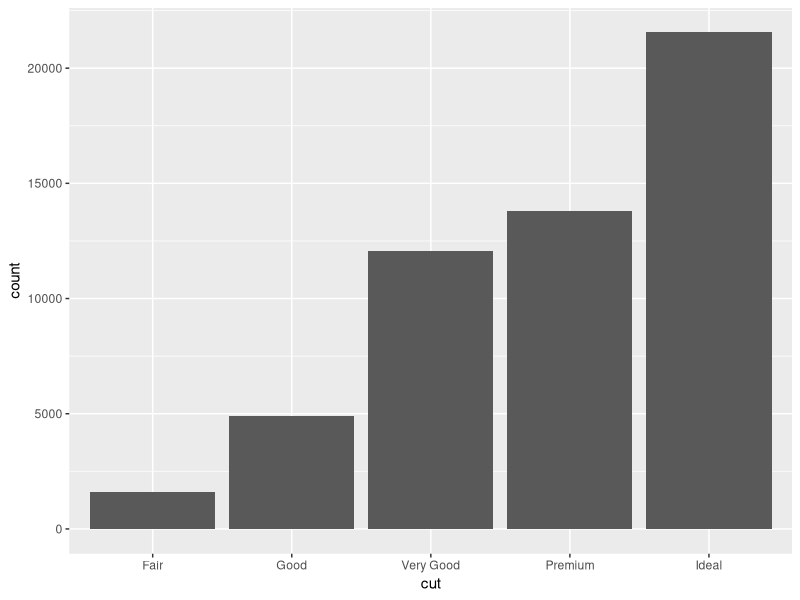
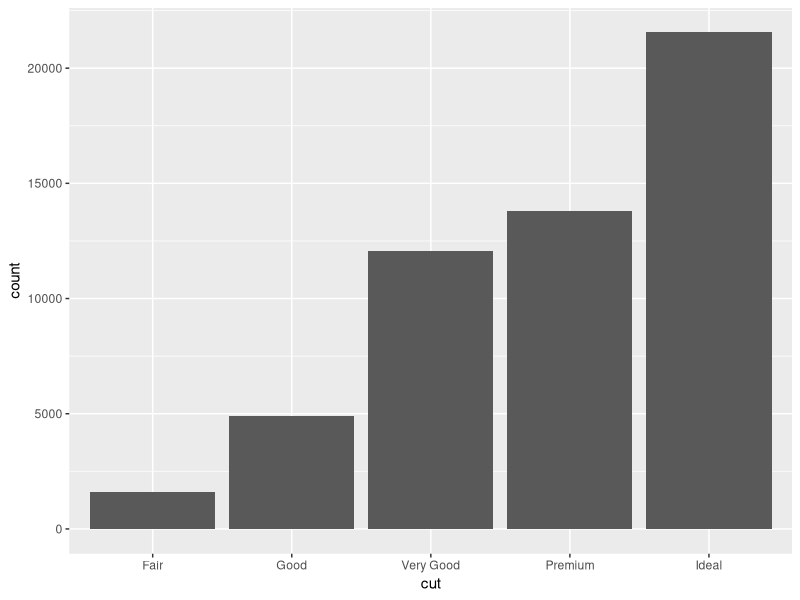
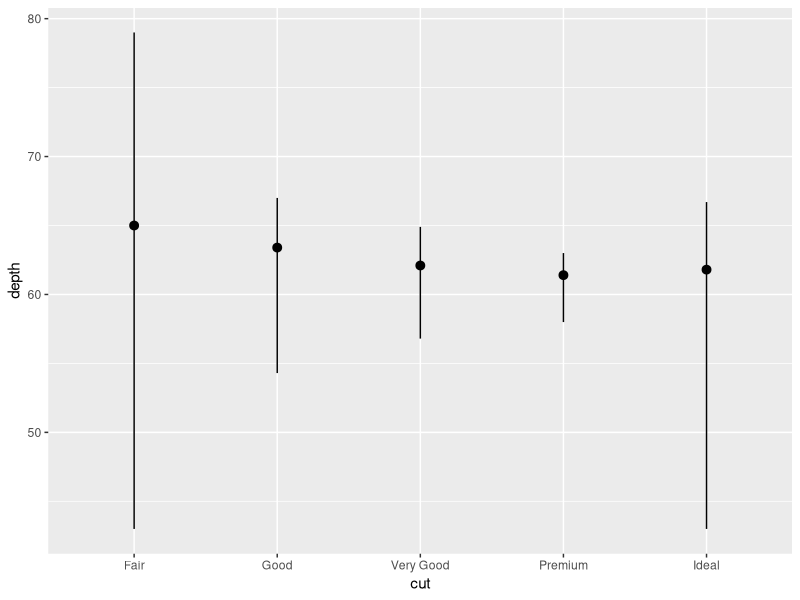
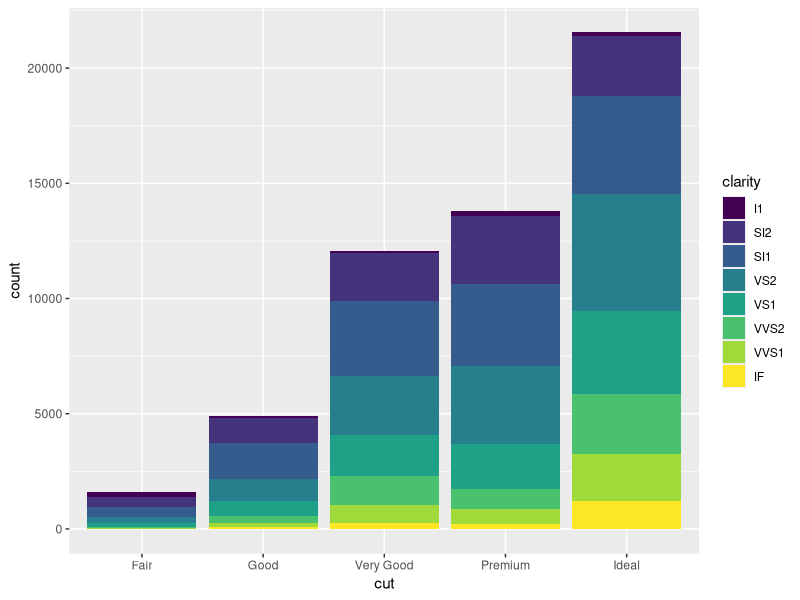
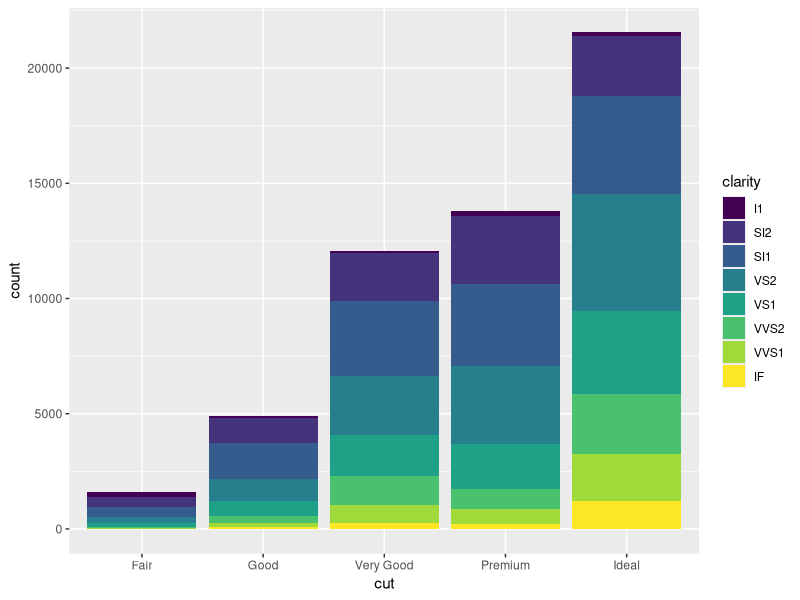
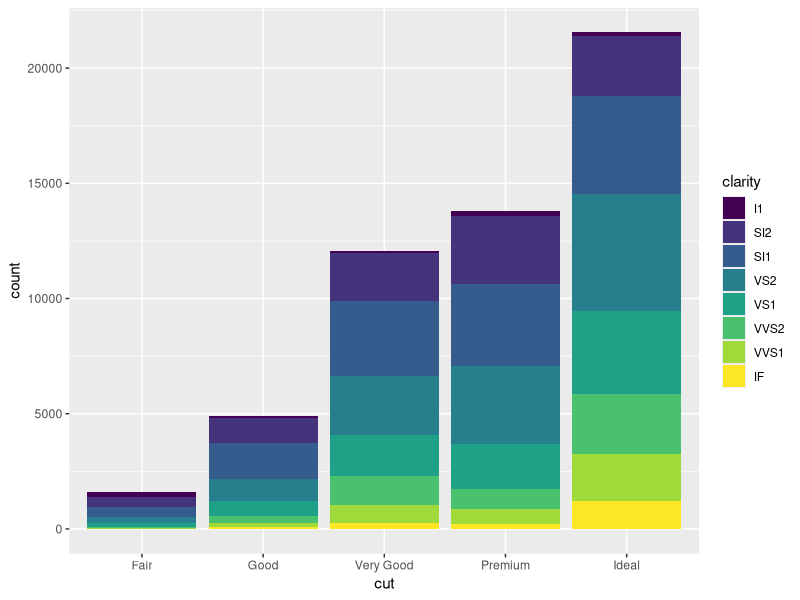
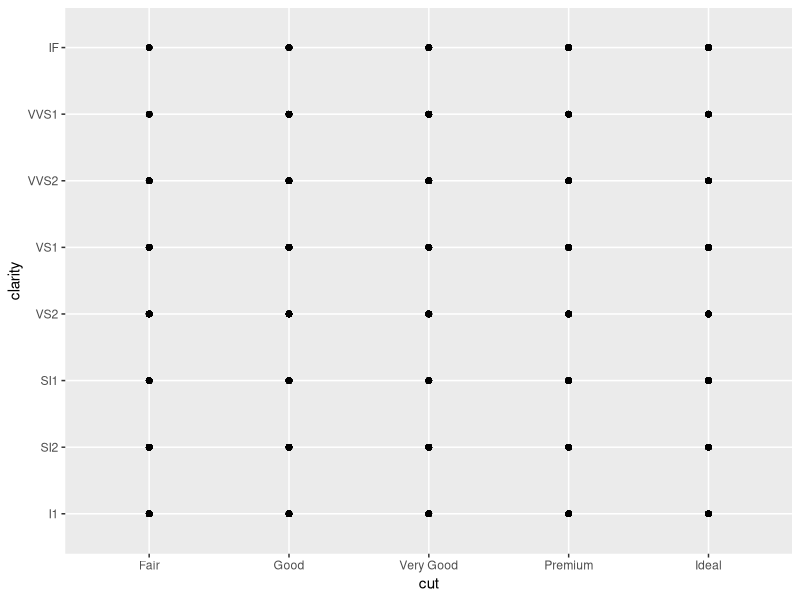
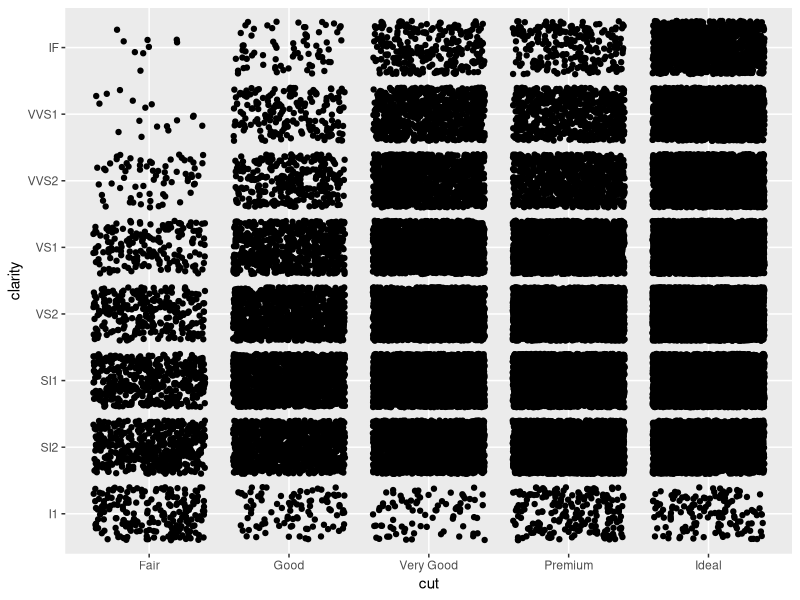

These figures' R source, in order: (Note: this script raises an error after producing the figures.)
# Exercise 2: advanced ggplot2 practice

# Install and load the `ggplot2` package
#install.packages('ggplot2')
library(ggplot2)

# For this exercise you will again be working with the `diamonds` data set.
# Use `?diamonds` to review details about this data set
?diamonds

## Statistical Transformations

# Draw a bar chart of the diamonds data, organized by cut
# Each bar's height is based on the "count" (number) of diamonds with that cut
ggplot(data = diamonds) +
  geom_bar(mapping = aes(x = cut))

# Use the `stat_count` to apply the statistical transformation "count" to the 
# diamonds by cut. You do not need a separate geometry layer!
ggplot(data = diamonds) +
  stat_count(mapping = aes(x = cut))

# Use the `stat_summary` function to draw a chart with a summary layer.
# Map the x-position to diamond `cut`, and the y-position to diamond `depth`
# Bonus: use `min` as the function ymin, `max` as the function ymax, and `median` 
# as the function y
ggplot(data = diamonds) +
  stat_summary(mapping = aes(x = cut, y = depth), fun.ymin = min, fun.ymax = max,
                                                  fun.y = median)


## Position Adjustments

# Draw a bar chart of diamonds organized by cut, with each bar filled by clarity.
# You should see a _stacked_ bar chart.
ggplot(data = diamonds) +
  geom_bar(mapping = aes(x = cut, fill = clarity))

# Draw the same chart again, but with each element positioned to "fill" the y axis
ggplot(data = diamonds) +
  geom_bar(mapping = aes(x = cut, fill = clarity, position = "fill"))

# Draw the same chart again, but with each element positioned to "dodge" each other
ggplot(data = diamonds) +
  geom_bar(mapping = aes(x = cut, fill = clarity, position = "dodge"))

# Draw a plot with point geometry with the x-position mapped to `cut` and the 
# y-position mapped to `clarity`
# This creates a "grid" grouping the points
ggplot(data = diamonds) +
  geom_point(mapping = aes(x = cut, y = clarity))

# Use the "jitter" position adjustment to keep the points from all overlapping!
# (This works a little better with a sample of diamond data, such as from the 
# previous exercise).
ggplot(data = diamonds) +
  geom_point(mapping = aes(x = cut, y = clarity), position = "jitter")


## Scales

# Draw a "boxplot" (with `geom_boxplot`) for the diamond's price (y) by color (x)
ggplot(data = diamonds) +
  geom_boxplot(mapping = aes(x = color, y = price))

# This has a lot of outliers, making it harder to read. To fix this, draw the 
# same plot but with a _logarithmic_ scale for the y axis.
ggplot(data = diamonds) +
  geom_boxplot(mapping = aes(x = color, y = price)) +
  scale_y_log10()

# For another version, draw the same plot but with `violin` geometry instead of 
# `boxplot` geometry!
# How does the logarithmic scale change the data presentation?
ggplot(data = diamonds) +
  geom_violin(mapping = aes(x = color, y = price)) +
  scale_y_log10()

# Another interesting plot: draw a plot of the diamonds price (y) by carat (x), 
# using a heatmap of 2d bins (geom_bin2d)
# What happens when you make the x and y channels scale logarithmically?
ggplot(data = diamonds) +
  geom_bin2d(mapping = aes(x = carat, y = price))

ggplot(data = diamonds) +
  geom_bin2d(mapping = aes(x = carat, y = price)) + 
  scale_x_log10() +
  scale_y_log10()


# Draw a scatter plot for the diamonds price (y) by carat (x). Color each point
# by the clarity (Remember, this will take a while. Use a sample of the diamonds 
# for faster results)
diamonds_sample <- sample_n(diamonds, 1000)
ggplot(data = diamonds_sample) + 
  geom_point(mapping = aes(x = carat, y = price, color = clarity))

# Change the color of the previous plot using a ColorBrewer scale of your choice. 
# What looks nice?
ggplot(data = diamonds_sample) + 
  geom_point(mapping = aes(x = carat, y = price, color = clarity)) +
  scale_color_brewer(palette = "Set1")


## Coordinate Systems

# Draw a bar chart with x-position and fill color BOTH mapped to cut
# For best results, SET the `width` of the geometry to be 1 (fill plot, no space
# between)
# TIP: You can save the plot to a variable for easier modifications
ggplot(data = diamonds) +
  geom_bar(mapping = aes(x = cut, fill = cut), width = 1)

# Draw the same chart, but with the coordinate system flipped
ggplot(data = diamonds) +
  geom_bar(mapping = aes(x = cut, fill = cut), width = 1) +
  coord_flip()

# Draw the same chart, but in a polar coordinate system. It's a Coxcomb chart!
ggplot(data = diamonds) +
  geom_bar(mapping = aes(x = cut, fill = cut), width = 1) +
  coord_polar()


## Facets

# Take the scatter plot of price by carat data (colored by clarity) and add 
# _facets_ based on the diamond's `color`
ggplot(data = diamonds) +
  geom_point(mapping = aes(x = carat, y = price, color = clarity)) +
  scale_color_brewer(palette = "Spectral") +
  facet_wrap(~color)


## Saving Plots

# Use the `ggsave()` function to save the current (recent) plot to disk.
# Name the output file "my-plot.png".
# Make sure you've set the working directory!!
ggsave("my-plot.png")
